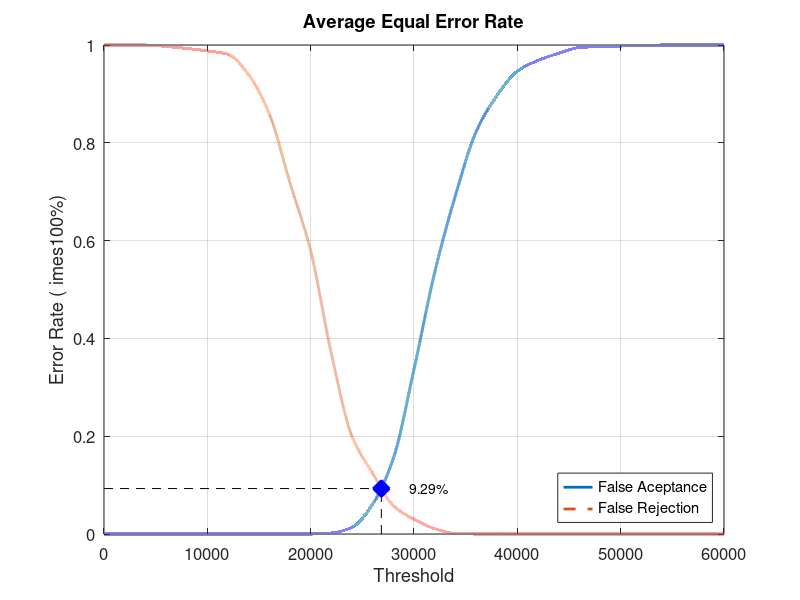
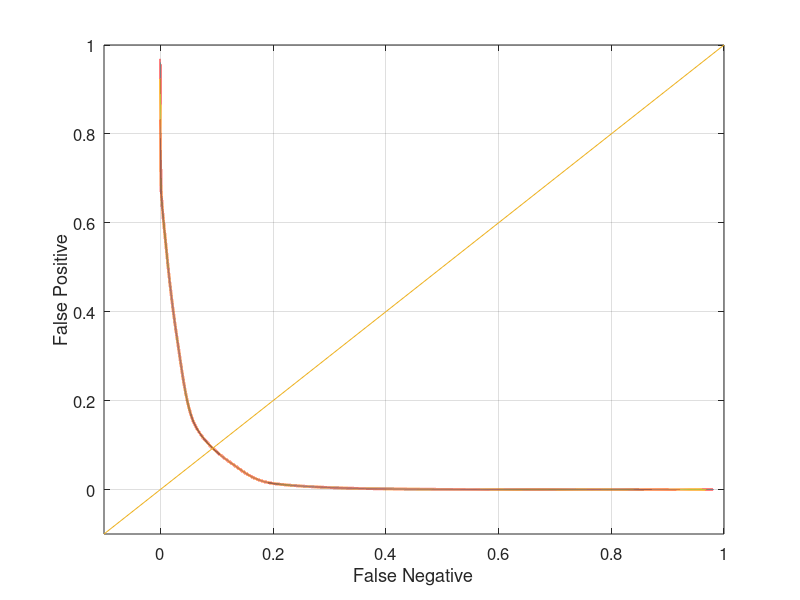

MATLAB code to generate these figures, in order:
close all;
clear;
clc;
x = 0:2000:60000;
xq = 0:0.5:60000;

y0 = [0 0 0 0 0 0 0 0 0 0 0 0.00210526 0.0136842 0.0610526 0.154737 0.336842 0.534737 0.691579 0.822105 0.89579 0.946316 0.968421 0.983158 0.994737 0.996842 0.997895 0.998947 1 1 1 1]
yy0 = interp1(x, y0, xq, 'pchip');
y1 = [1 1 1 0.997 0.993 0.988 0.981 0.939 0.859 0.718 0.579 0.369 0.2 0.124 0.058 0.03 0.011 0.001 0 0 0 0 0 0 0 0 0 0 0 0 0]
yy1 = interp1(x, y1, xq, 'pchip');

% Calculating EER: 
y2 = abs(y0 - y1);
find(y2 == min(y2))
yy2 = abs(yy0 - yy1);
xEER = find(yy2 == min(yy2));
xEERIndex = xq(xEER) % X-axis EER
yEER = yy0(xEER) % Y-axis EER

main = figure
plot(xq, yy0,'-','LineWidth', 2);	hold on
plot(xq, yy1,'--','LineWidth', 2);	hold on
plot([xEERIndex xEERIndex], [0 yEER], 'k--');	hold on
plot([0 xEERIndex], [yEER yEER], 'k--');	hold on
plot(xEERIndex, yEER, 'bx', 'LineWidth', 10);	hold on
text(xEERIndex + 10 * xEERIndex / 100, yEER, [num2str(round((10000 * yEER)) / 100) '%'])
legend('False Aceptance', 'False Rejection', 'Location', 'SouthEast')
xlabel('Threshold')
ylabel('Error Rate (	imes100%)')
title('Average Equal Error Rate')
set(gca, 'FontSize', 12)
axis([0 60000 0 1])
grid on

print(main, 'Database4AverageMain', '-dpng');
FNRxFPR = figure('Color', [1 1 1]);
plot(yy1, yy0, '-', yy1, yy0, 'LineWidth', 2);
hold on
y = -0.1:0.1:1
plot(y, y); 
set(gca, 'FontSize', 12)
xlabel('False Negative')
ylabel('False Positive')
axis([-0.1 1 -0.1 1])
set(gca, 'FontSize', 12)
grid on

print(FNRxFPR, 'Database4AverageFNRxFPR','-dpng');
